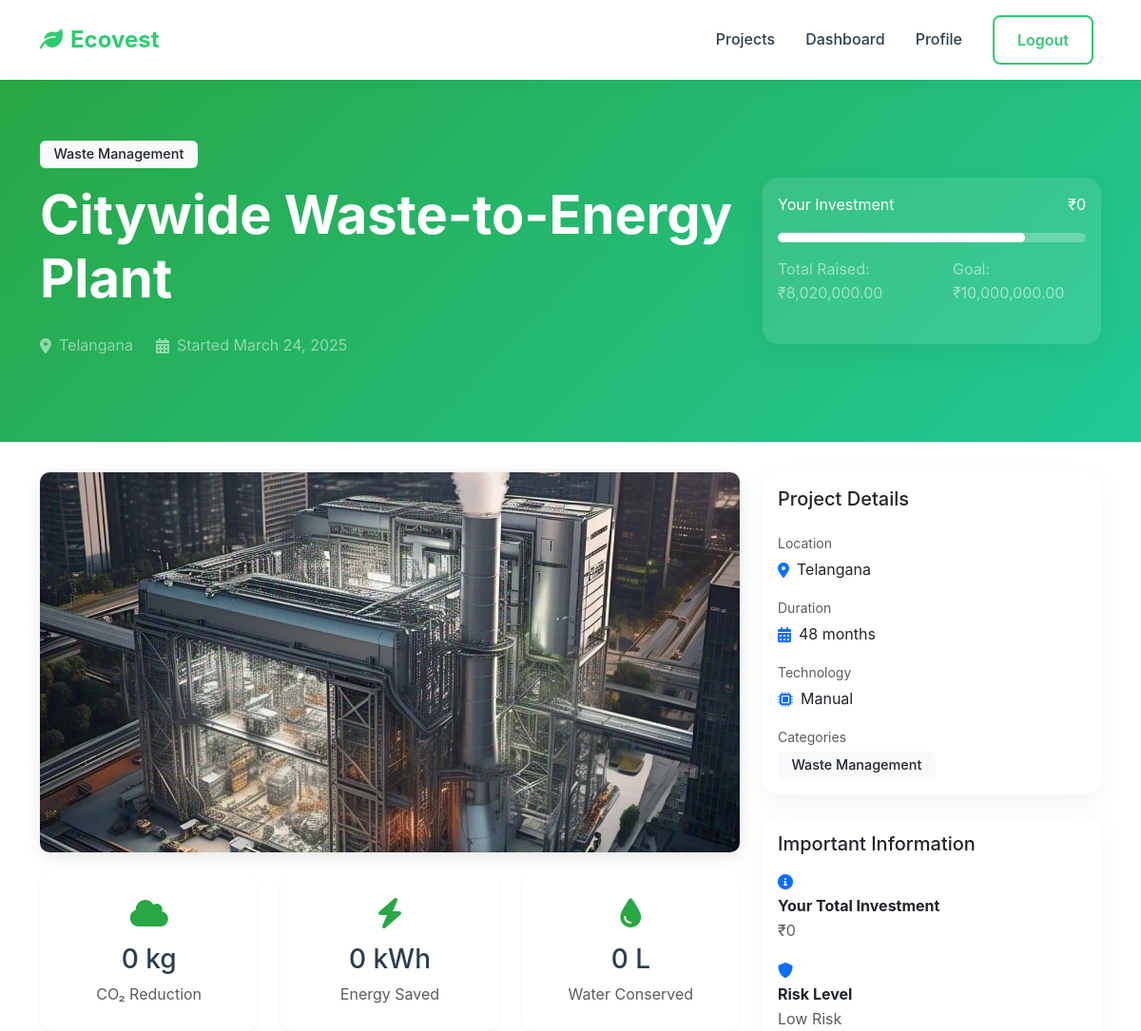
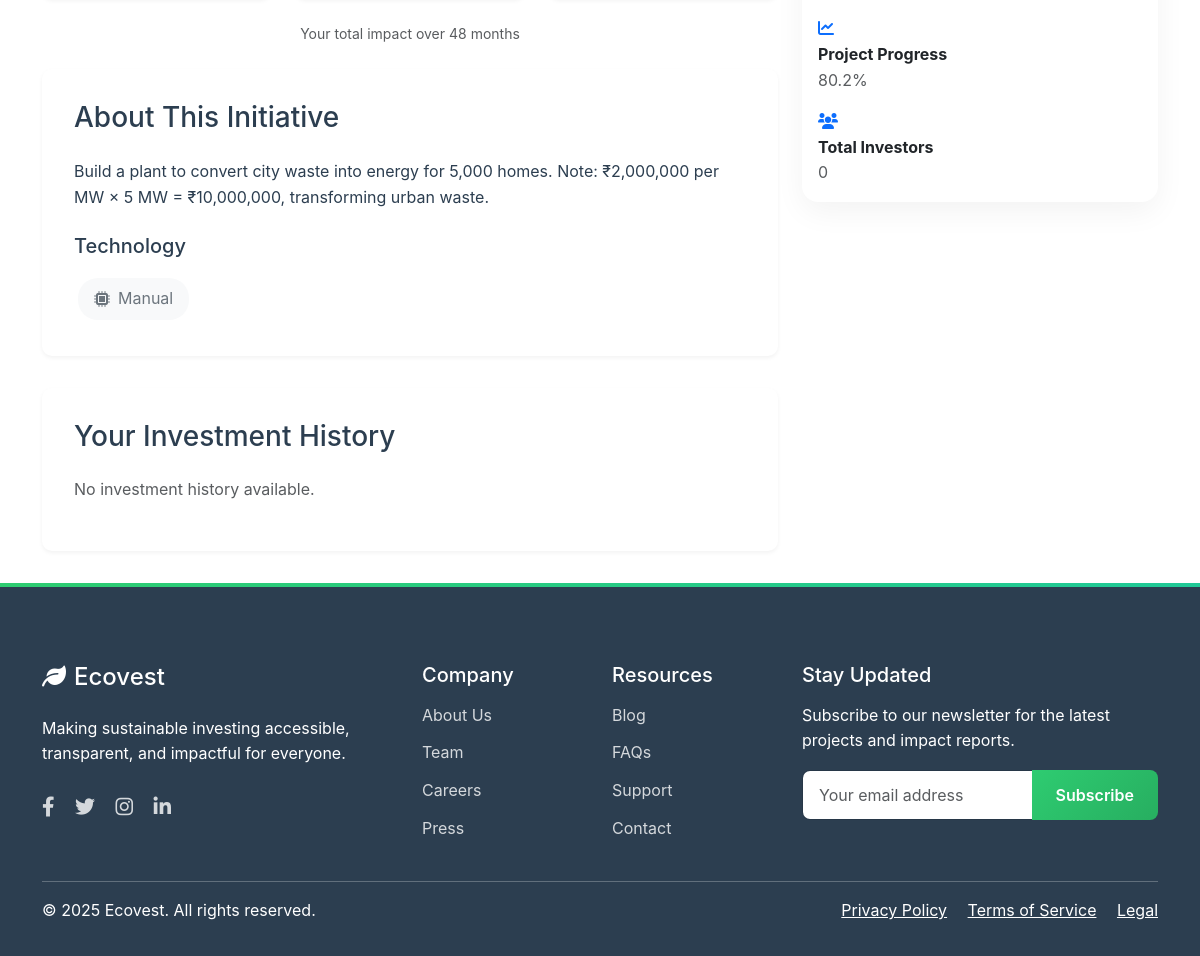
The page /users/initiative/39/ (signed in) on the database as committed earlier (2 pictures, top to bottom).
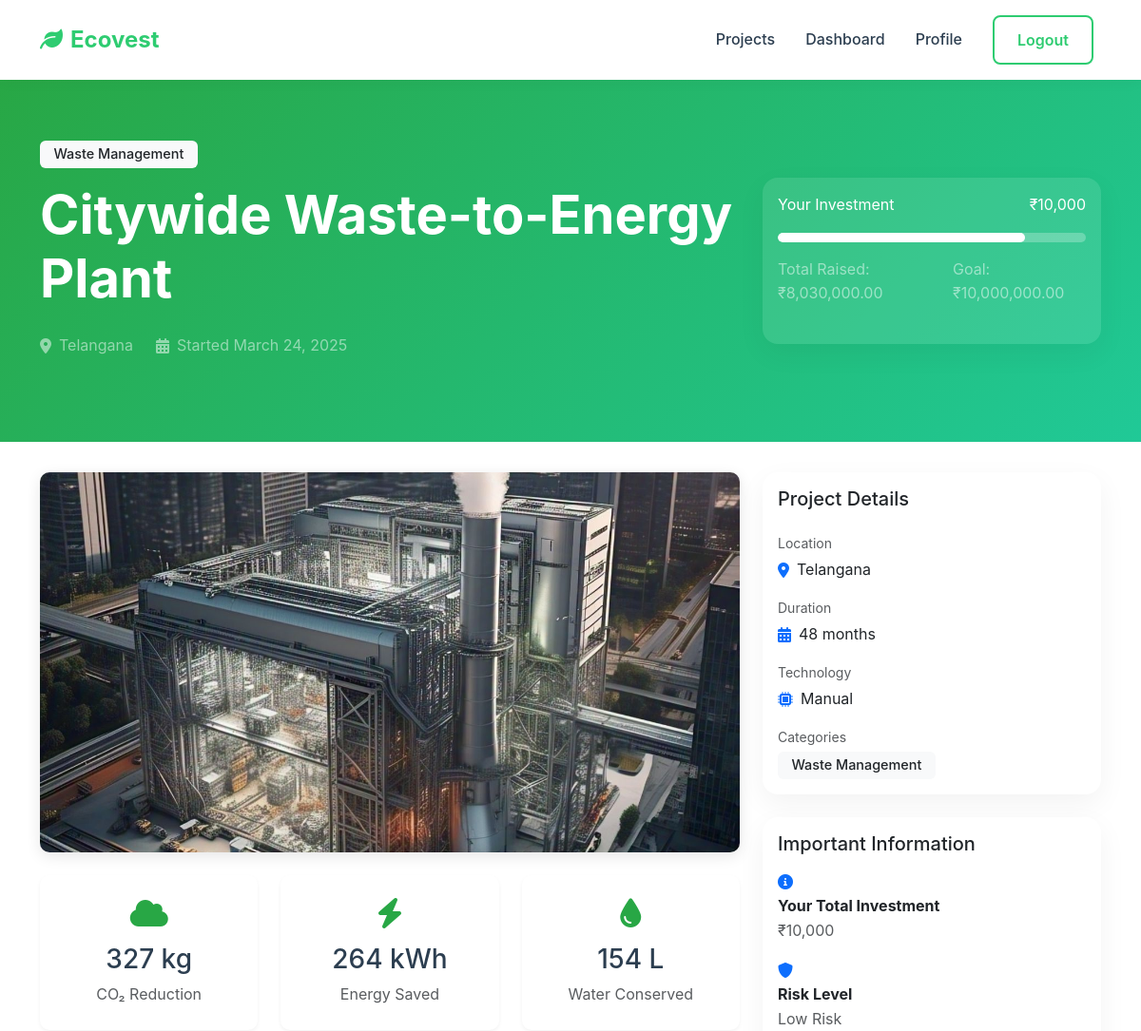
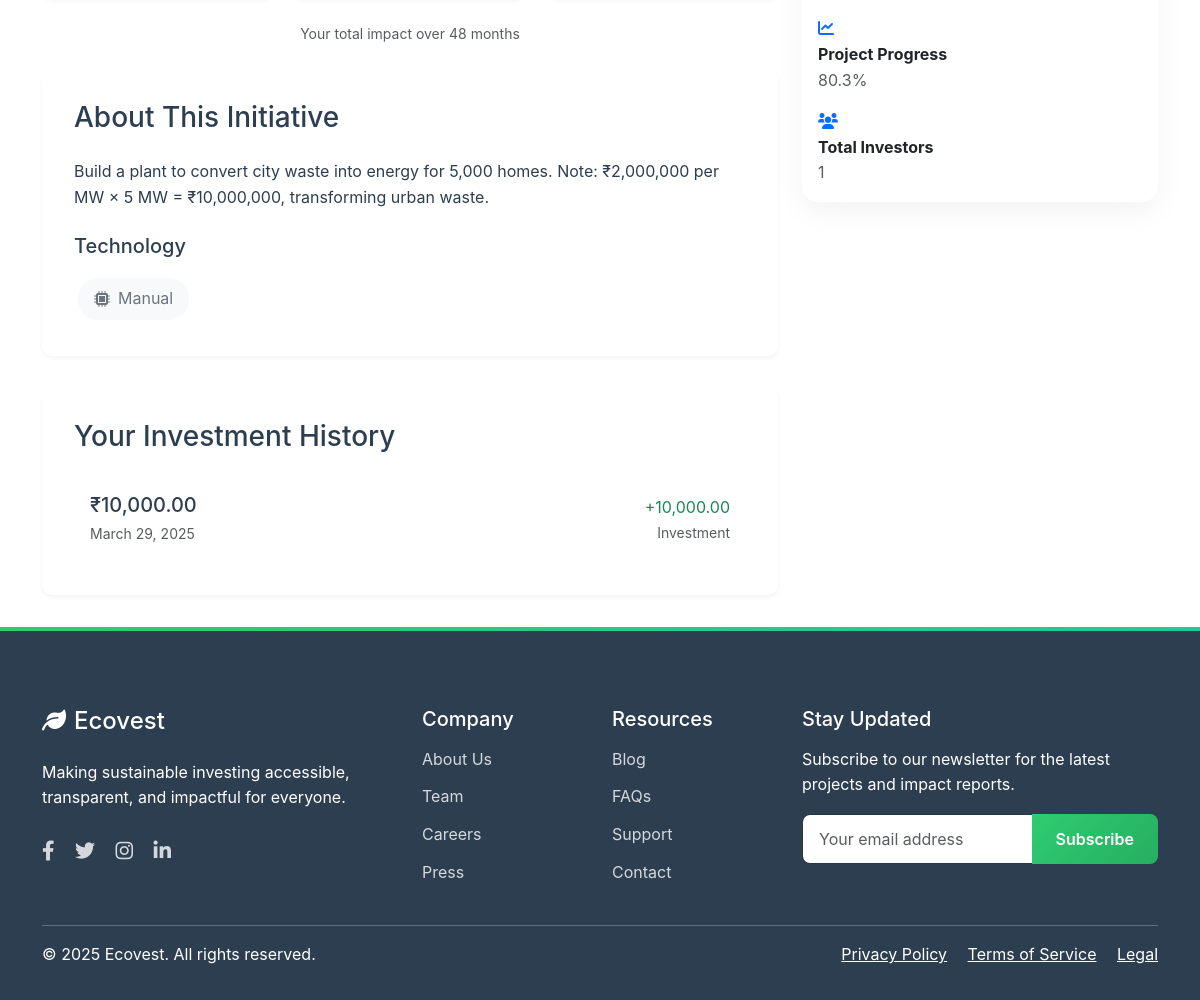
The same page on the database as committed later (2 pictures, top to bottom).
### initiatives/models.py (models this page shows, shortened)
class Category(models.Model):
    name = models.CharField(max_length=100, unique=True, choices=[
        ('Renewable Energy', 'Renewable Energy'),
        ('Recycling', 'Recycling'),
        ('Emission Control', 'Emission Control'),
        ('Water Conservation', 'Water Conservation'),
        ('Reforestation', 'Reforestation'),
        ('Sustainable Agriculture', 'Sustainable Agriculture'),
        ('Clean Transportation', 'Clean Transportation'),
        ('Waste Management', 'Waste Management'),
        ('Green Technology', 'Green Technology'),
        ('Ocean Conservation', 'Ocean Conservation'),
    ])
    description = models.TextField(blank=True)

class Initiative(models.Model):
    STATUS_CHOICES = [
        ('draft', 'Draft'),
        ('active', 'Active'),
        ('funded', 'Funded'),
        ('completed', 'Completed'),
        ('cancelled', 'Cancelled')
    ]
    LOCATION_CHOICES = [
        ('Andhra Pradesh', 'Andhra Pradesh'),
        ('Arunachal Pradesh', 'Arunachal Pradesh'),
        ('Assam', 'Assam'),
        ('Bihar', 'Bihar'),
        ('Chhattisgarh', 'Chhattisgarh'),
        ('Goa', 'Goa'),
        ('Gujarat', 'Gujarat'),
        ('Haryana', 'Haryana'),
        ('Himachal Pradesh', 'Himachal Pradesh'),
        ('Jharkhand', 'Jharkhand'),
        ('Karnataka', 'Karnataka'),
        ('Kerala', 'Kerala'),
        ('Madhya Pradesh', 'Madhya Pradesh'),
        ('Maharashtra', 'Maharashtra'),
        ('Manipur', 'Manipur'),
        ('Meghalaya', 'Meghalaya'),
        ('Mizoram', 'Mizoram'),
        ('Nagaland', 'Nagaland'),
        ('Odisha', 'Odisha'),
        ('Punjab', 'Punjab'),
        ('Rajasthan', 'Rajasthan'),
        ('Sikkim', 'Sikkim'),
        ('Tamil Nadu', 'Tamil Nadu'),
        ('Telangana', 'Telangana'),
        ('Tripura', 'Tripura'),
        ('Uttar Pradesh', 'Uttar Pradesh'),
        ('Uttarakhand', 'Uttarakhand'),
        ('West Bengal', 'West Bengal')
    ]
    TECHNOLOGY_CHOICES = [
        ('Solar', 'Solar'),
        ('Wind', 'Wind'),
        ('Hydro', 'Hydro'),
        ('Organic', 'Organic'),
        ('Mechanical', 'Mechanical'),
        ('Chemical', 'Chemical'),
        ('Biofuel', 'Biofuel'),
        ('EV', 'EV'),
        ('Manual', 'Manual'),
        ('AI', 'AI')
    ]
    RISK_CHOICES = [
        ('low', 'Low Risk'),
        ('medium', 'Medium Risk'),
        ('high', 'High Risk')
    ]
    title = models.CharField(max_length=200)
    description = models.TextField()
    categories = models.ManyToManyField(Category, related_name='initiatives')
    image = models.ImageField(upload_to='initiatives/', null=True, blank=True)
    status = models.CharField(max_length=20, choices=STATUS_CHOICES, default='draft')
    location = models.CharField(max_length=100, choices=LOCATION_CHOICES, default='Karnataka')
    technology_type = models.CharField(max_length=20, choices=TECHNOLOGY_CHOICES, default='Manual')
    goal_amount = models.DecimalField(max_digits=12, decimal_places=2)
    current_amount = models.DecimalField(max_digits=12, decimal_places=2, default=0)
    created_at = models.DateTimeField(auto_now_add=True)
    updated_at = models.DateTimeField(auto_now=True)
    risk_level = models.CharField(max_length=20, choices=RISK_CHOICES, default='medium')
    duration_months = models.IntegerField(default=12)
    min_investment = models.DecimalField(max_digits=10, decimal_places=2, default=1000)
    max_investment = models.DecimalField(max_digits=12, decimal_places=2, null=True, blank=True)
    roi_estimate = models.DecimalField(max_digits=5, decimal_places=2, default=0)
    carbon_reduction_per_investment = models.FloatField(default=0)
    energy_savings_per_investment = models.FloatField(default=0)
    water_savings_per_investment = models.FloatField(default=0)
    carbon_impact = models.FloatField(default=0)  # CO2 reduction in kg
    energy_impact = models.FloatField(default=0)  # Energy saved in kWh
    water_impact = models.FloatField(default=0)   # Water saved in liters
    project_scale = models.IntegerField(
        choices=[
            (1, 'Small'),
            (2, 'Medium'),
            (3, 'Large'),
            (4, 'Very Large'),
            (5, 'Enterprise')
        ],
        default=3
    )
    def calculate_risk_score(self):
        analyzer = PortfolioAnalyzer()
        return analyzer.calculate_risk_score(self)
    def get_risk_label(self):
        analyzer = PortfolioAnalyzer()
        return analyzer.get_risk_label(self.calculate_risk_score())
    def get_progress_percentage(self):
        if self.goal_amount == 0:
            return 0
        return (self.current_amount / self.goal_amount) * 100
    class Meta:
        ordering = ['-created_at']

### investments/models.py (models this page shows, shortened)
class Investment(models.Model):
    user = models.ForeignKey(User, on_delete=models.CASCADE, related_name='investments')
    initiative = models.ForeignKey(Initiative, on_delete=models.CASCADE, related_name='investments')
    amount = models.DecimalField(max_digits=12, decimal_places=2, validators=[MinValueValidator(0)])
    created_at = models.DateTimeField(auto_now_add=True)
    updated_at = models.DateTimeField(auto_now=True)
    carbon_impact = models.FloatField(default=0)  # CO2 reduction in kg
    energy_impact = models.FloatField(default=0)  # Energy saved in kWh
    water_impact = models.FloatField(default=0)   # Water saved in liters

### users/views.py (the view)
# urls.py: path('initiative/<int:pk>/', views.user_initiative_detail, name='user_initiative_detail'),
@login_required
def user_initiative_detail(request, pk):
    initiative = get_object_or_404(Initiative, pk=pk)
    user_investments = request.user.investments.filter(initiative=initiative)
    totals = user_investments.aggregate(
        total_invested=Coalesce(Sum('amount'), 0, output_field=DecimalField()),
        carbon=Coalesce(Sum('carbon_impact'), 0, output_field=models.FloatField()),
        energy=Coalesce(Sum('energy_impact'), 0, output_field=models.FloatField()),
        water=Coalesce(Sum('water_impact'), 0, output_field=models.FloatField())
    )
    total_invested = totals['total_invested']
    impact_metrics = {
        'carbon': round(totals['carbon']),
        'energy': round(totals['energy']),
        'water': round(totals['water'])
    }
    investment_history = user_investments.order_by('-created_at')
    context = {
        'initiative': initiative,
        'total_invested': total_invested,
        'impact_metrics': impact_metrics,
        'investment_history': investment_history,
        'total_investors': initiative.investments.values('user').distinct().count(),
    }
    return render(request, 'users/user_initiative_detail.html', context)

### users/templates/users/user_initiative_detail.html (shortened to what this page needs)
{% extends 'core/base.html' %}
{% load static %}
{% load humanize %}
{% block content %}
<section class="hero">
    <div class="container">
        <div class="row align-items-center">
            <div class="col-lg-8">
                <div class="mb-3">
                    {% for category in initiative.categories.all %}
                        <span class="badge bg-light text-dark me-2">{{ category.name }}</span>
                    {% endfor %}
                </div>
                <h1 class="display-4 fw-bold mb-4">{{ initiative.title }}</h1>
                <div class="d-flex align-items-center text-white-50 mb-4">
                    <i class="fas fa-map-marker-alt me-2"></i>
                    <span class="me-4">{{ initiative.location }}</span>
                    <i class="fas fa-calendar-alt me-2"></i>
                    <span>Started {{ initiative.created_at|date:"F d, Y" }}</span>
                </div>
            </div>
            <div class="col-lg-4">
                <div class="card bg-white bg-opacity-10 border-0">
                    <div class="card-body">
                        <div class="d-flex justify-content-between align-items-center mb-3">
                            <span class="text-white">Your Investment</span>
                            <span class="text-white">₹{{ total_invested|intcomma }}</span>
                        </div>
                        <div class="progress bg-white bg-opacity-25 mb-3">
                            <div class="progress-bar bg-white" role="progressbar"
                                 style="width: {{ initiative.get_progress_percentage }}%"></div>
                        </div>
                        <div class="d-flex justify-content-between text-white-50 mb-4">
                            <span>Total Raised: ₹{{ initiative.current_amount|intcomma }}</span>
                            <span>Goal: ₹{{ initiative.goal_amount|intcomma }}</span>
                        </div>
                    </div>
                </div>
            </div>
        </div>
    </div>
</section>
<div class="container">
    <div class="row">
        <div class="col-lg-8">
            {% if initiative.image %}
                <img src="{{ initiative.image.url }}" class="initiative-image mb-4" alt="{{ initiative.title }}">
            {% else %}
                <img src="https://source.unsplash.com/random/800x400/?{{ initiative.categories.first.name|lower }}"
                     class="initiative-image mb-4" alt="{{ initiative.title }}">
            {% endif %}
            <div class="row g-4 mb-4">
                <div class="col-md-4">
                    <div class="impact-card text-center">
                        <i class="fas fa-cloud impact-icon"></i>
                        <h3 class="mb-2">{{ impact_metrics.carbon|floatformat:0|intcomma }} kg</h3>
                        <p class="text-muted mb-0">CO₂ Reduction</p>
                    </div>
                </div>
                <div class="col-md-4">
                    <div class="impact-card text-center">
                        <i class="fas fa-bolt impact-icon"></i>
                        <h3 class="mb-2">{{ impact_metrics.energy|floatformat:0|intcomma }} kWh</h3>
                        <p class="text-muted mb-0">Energy Saved</p>
                    </div>
                </div>
                <div class="col-md-4">
                    <div class="impact-card text-center">
                        <i class="fas fa-tint impact-icon"></i>
                        <h3 class="mb-2">{{ impact_metrics.water|floatformat:0|intcomma }} L</h3>
                        <p class="text-muted mb-0">Water Conserved</p>
                    </div>
                </div>
            </div>
            <div class="text-muted small text-center mb-4">
                Your total impact over {{ initiative.duration_months }} months
            </div>
            <div class="detail-section">
                <h3 class="mb-4">About This Initiative</h3>
                {{ initiative.description|linebreaks }}
                <div class="mt-4">
                    <h5 class="mb-3">Technology</h5>
                    <div class="tech-badge">
                        <i class="fas fa-microchip"></i>
                        {{ initiative.technology_type }}
                    </div>
                </div>
            </div>
            <div class="detail-section">
                <h3 class="mb-4">Your Investment History</h3>
                <div class="investment-history">
                    {% for investment in investment_history %}
                    <div class="investment-item">
                        <div class="d-flex justify-content-between align-items-center">
                            <div>
                                <h5 class="mb-1">₹{{ investment.amount|intcomma }}</h5>
                                <small class="text-muted">{{ investment.created_at|date:"F d, Y" }}</small>
                            </div>
                            <div class="text-end">
                                <div class="text-success">+{{ investment.amount|intcomma }}</div>
                                <small class="text-muted">Investment</small>
                            </div>
                        </div>
                    </div>
                    {% empty %}
                    <p class="text-muted">No investment history available.</p>
                    {% endfor %}
                </div>
            </div>
        </div>
        <div class="col-lg-4">
            <div class="card mb-4">
                <div class="card-body">
                    <h5 class="card-title mb-4">Project Details</h5>
                    <div class="mb-3">
                        <small class="text-muted d-block mb-1">Location</small>
                        <div class="d-flex align-items-center">
                            <i class="fas fa-map-marker-alt text-primary me-2"></i>
                            {{ initiative.location }}
                        </div>
                    </div>
                    <div class="mb-3">
                        <small class="text-muted d-block mb-1">Duration</small>
                        <div class="d-flex align-items-center">
                            <i class="fas fa-calendar-alt text-primary me-2"></i>
                            {{ initiative.duration_months }} months
                        </div>
                    </div>
                    <div class="mb-3">
                        <small class="text-muted d-block mb-1">Technology</small>
                        <div class="d-flex align-items-center">
                            <i class="fas fa-microchip text-primary me-2"></i>
                            {{ initiative.technology_type }}
                        </div>
                    </div>
                    <div>
                        <small class="text-muted d-block mb-1">Categories</small>
                        {% for category in initiative.categories.all %}
                            <span class="badge bg-light text-dark me-2">{{ category.name }}</span>
                        {% endfor %}
                    </div>
                </div>
            </div>
            <div class="card mb-4">
                <div class="card-body">
                    <h5 class="card-title mb-3">Important Information</h5>
                    <ul class="list-unstyled mb-0">
                        <li class="mb-3">
                            <i class="fas fa-info-circle text-primary me-2"></i>
                            <div>
                                <strong>Your Total Investment</strong>
                                <div class="text-muted">₹{{ total_invested|intcomma }}</div>
                            </div>
                        </li>
                        <li class="mb-3">
                            <i class="fas fa-shield-alt text-primary me-2"></i>
                            <div>
                                <strong>Risk Level</strong>
                                <div class="text-muted">{{ initiative.get_risk_label }}</div>
                            </div>
                        </li>
                        <li class="mb-3">
                            <i class="fas fa-chart-line text-primary me-2"></i>
                            <div>
                                <strong>Project Progress</strong>
                                <div class="text-muted">{{ initiative.get_progress_percentage|floatformat:1 }}%</div>
                            </div>
                        </li>
                        <li>
                            <i class="fas fa-users text-primary me-2"></i>
                            <div>
                                <strong>Total Investors</strong>
                                <div class="text-muted">{{ total_investors|intcomma }}</div>
                            </div>
                        </li>
                    </ul>
                </div>
            </div>
        </div>
    </div>
</div>
{% endblock %}

Rows that differ between the two databases and show on the page:
changed Initiative "Citywide Waste-to-Energy Plant": current_amount "8,020,000.00" → "8,030,000.00"; get_progress_percentage "80.2" → "80.3"
added Investment: amount "10,000.00", created_at "March 29, 2025"
Other text that changed with them:
{{ total_invested|intcomma }}: "0" → "10,000"
{{ impact_metrics.carbon|floatformat:0|intcomma }}: "0" → "327"
{{ impact_metrics.energy|floatformat:0|intcomma }}: "0" → "264"
{{ impact_metrics.water|floatformat:0|intcomma }}: "0" → "154"
{{ total_investors|intcomma }}: "0" → "1"
text no longer shown: "No investment history available."
